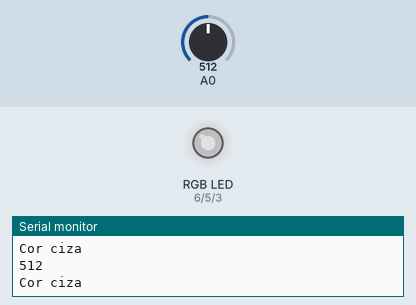
Simulated run of this sketch. Board: Arduino Uno, built with avr-gcc and run on an emulated ATmega328P. Shown: an RGB LED mixed from three pins (HIGH = lit), the last lines printed to the serial monitor. Inputs (shaded band) come from the test bench; at power-on: A0 = 512. Dim RGB values are drawn brighter than linear.

Above: at 1.8 s.
1.9 s: A0 set to 490
At 2.4 s:
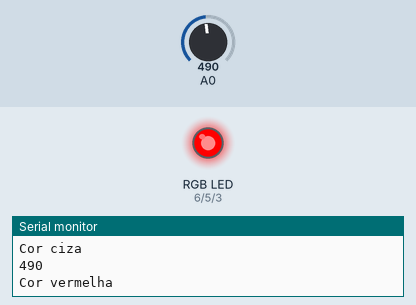
3.5 s: A0 set to 390
At 5.1 s:
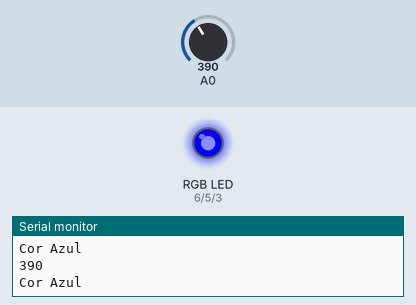
5.5 s: A0 set to 290
At 6.7 s:
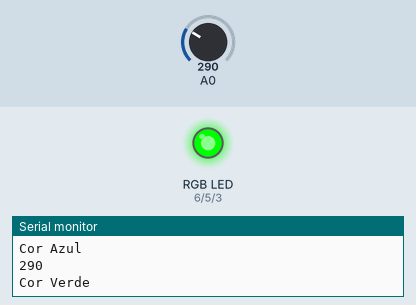
7.5 s: A0 set to 190
At 9.2 s:
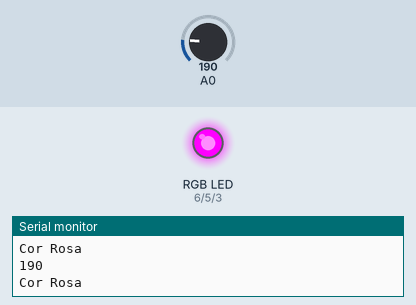
9.5 s: A0 set to 90
At 11.0 s:
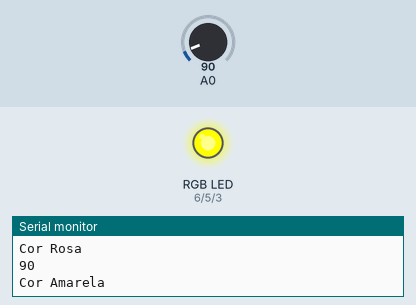
11.5 s: A0 set to 110
At 12.5 s:
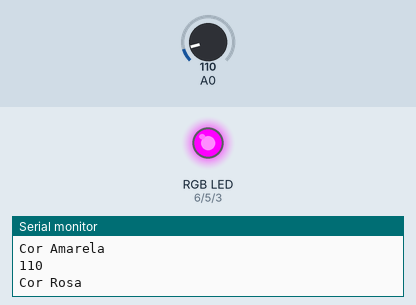
Timing chart, 0 to 14.5 s (numbered marks = the images above; inputs shaded):
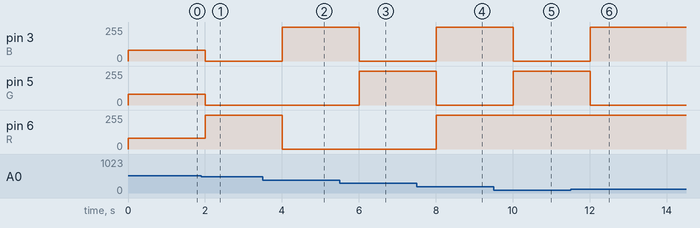

The sketch:

daring_gogo_densor1.ino
```cpp
#define R 6
#define G 5
#define B 3

void setup()
{
  pinMode(A0, INPUT);
  Serial.begin(9600);
  pinMode(R, OUTPUT);
  pinMode(G, OUTPUT);
  pinMode(B, OUTPUT);
}

void loop()
{
  int LDR = analogRead(A0);
  Serial.println(LDR);

  if (LDR < 100) {
    analogWrite(R, 255);
    analogWrite(G, 255);
    analogWrite(B, 0);
    Serial.println("Cor Amarela");
  } else if (LDR < 200) {
    analogWrite(R, 255);
    analogWrite(G, 0);
    analogWrite(B, 255);
    Serial.println("Cor Rosa");
  } else if (LDR < 300) {
    analogWrite(R, 0);
    analogWrite(G, 255);
    analogWrite(B, 0);
    Serial.println("Cor Verde");
  } else if (LDR < 400) {
    analogWrite(R, 0);
    analogWrite(G, 0);
    analogWrite(B, 255);
    Serial.println("Cor Azul");
  } else if (LDR < 500) {
    analogWrite(R, 255);
    analogWrite(G, 0);
    analogWrite(B, 0);
    Serial.println("Cor vermelha");
  } else {
    analogWrite(R, 80);
    analogWrite(G, 80);
    analogWrite(B, 80);
    Serial.println("Cor ciza");
  }

  delay(1000);
}
```

Measured:
- after the input at 1.9 s, pin 3 (B), pin 5 (G): 80/255 → 0/255 after 0.10 s; pin 6 (R): 80/255 → 255/255 after 0.10 s
- after the input at 3.5 s, pin 3 (B): 0/255 → 255/255 after 0.50 s; pin 6 (R): 255/255 → 0/255 after 0.50 s
- after the input at 5.5 s, pin 3 (B): 255/255 → 0/255 after 0.50 s; pin 5 (G): 0/255 → 255/255 after 0.50 s
- after the input at 7.5 s, pin 3 (B), pin 6 (R): 0/255 → 255/255 after 0.50 s; pin 5 (G): 255/255 → 0/255 after 0.50 s
- after the input at 9.5 s, pin 3 (B): 255/255 → 0/255 after 0.50 s; pin 5 (G): 0/255 → 255/255 after 0.50 s
- after the input at 11.5 s, pin 3 (B): 0/255 → 255/255 after 0.51 s; pin 5 (G): 255/255 → 0/255 after 0.51 s
